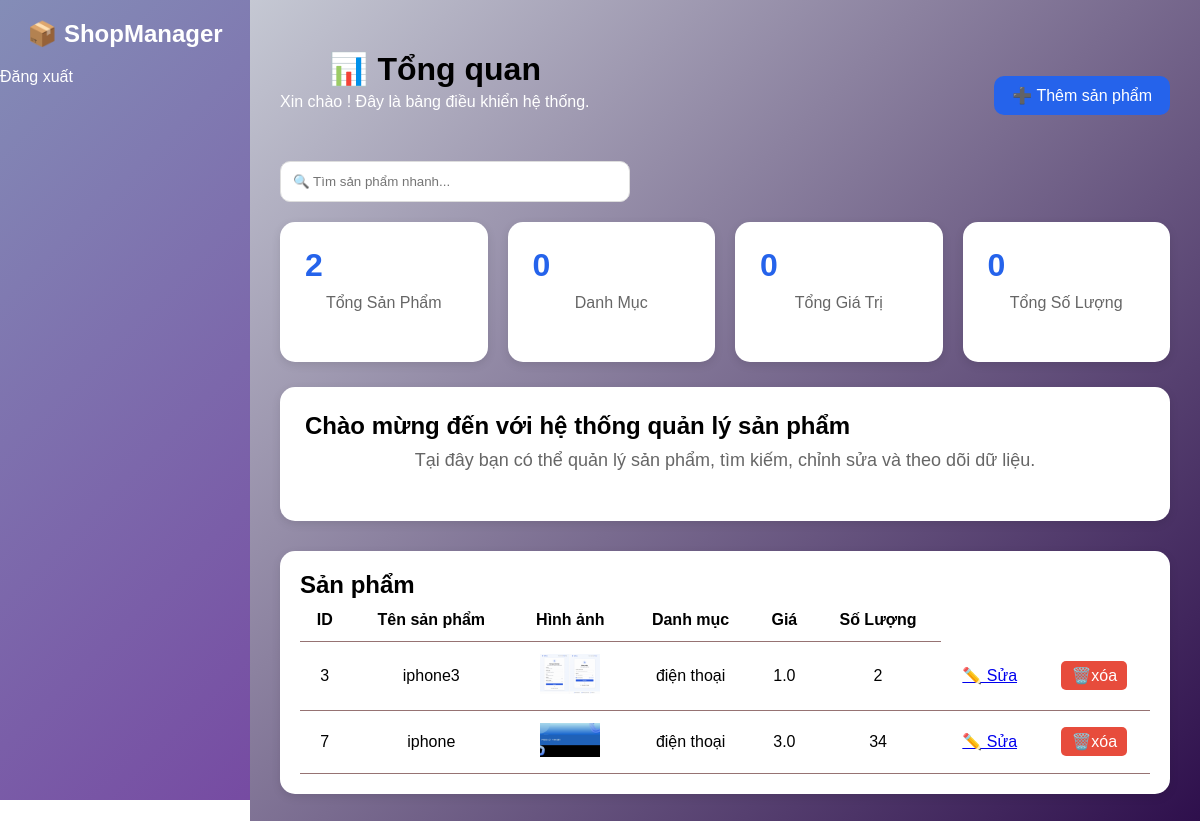
/dashboard, run on the app's committed database.
### tables this page shows
CREATE TABLE products(
        id INTEGER PRIMARY KEY AUTOINCREMENT,
        name TEXT,
        category TEXT,
        price REAL,
        quantity INTEGER,
        code TEXT,
        image TEXT
    );

### app.py (the view, shortened to what this page needs)
@app.route('/dashboard', methods=['GET', 'POST'])
def dashboard():
    conn = sqlite3.connect("products.db")
    c = conn.cursor()
    c.execute("SELECT * FROM products")
    products = c.fetchall()
    conn.close()
    return render_template(
        'dashboard.html',
        products=products,
        total_products=len(products),
        total_category=0,
        total_price=0
    )

### templates/dashboard.html (shortened to what this page needs)
{% extends "base.html" %}
{% block content %}
<body class="dashboard-page"></body>
<div class="dashboard">
    <div class="dashboard-header">
        <div>
            <h1>📊 Tổng quan</h1>
            <p>Xin chào ! Đây là bảng điều khiển hệ thống.</p>
        </div>
        <button class="add-btn"  onclick="toggleForm()">
            ➕ Thêm sản phẩm
        </button>
</div>
    </div>
    <div class="top-search">
        <input
            type="text"
            placeholder="🔍 Tìm sản phẩm nhanh..."
        >
    </div>
    <div class="cards">
        <div class="card-box">
            <h2>{{ total_products }}</h2>
            <p>Tổng Sản Phẩm</p>
        </div>
        <div class="card-box">
            <h2>{{ total_category}}</h2>
            <p>Danh Mục</p>
        </div>
        <div class="card-box">
            <h2>{{ total_price}}</h2>
            <p>Tổng Giá Trị</p>
        </div>
        <div class="card-box">
            <h2>{{ total_price}}</h2>
            <p>Tổng Số Lượng</p>
        </div>
    </div>
    <div class="welcome-box">
        <h2>Chào mừng đến với hệ thống quản lý sản phẩm</h2>
        <p>
            Tại đây bạn có thể quản lý sản phẩm,
            tìm kiếm, chỉnh sửa và theo dõi dữ liệu.
        </p>
    </div>
    <div class="table-container">
        <h2>Sản phẩm </h2>
        <table>
            <thead>
                <tr>
                    <th>ID</th>
                    <th>Tên sản phẩm</th>
                    <th>Hình ảnh</th>
                    <th>Danh mục</th>
                    <th>Giá</th>
                    <th>Số Lượng</th>
                </tr>
            </thead>
 <tbody>
{% for product in products %}
<tr>
<td>{{ product[0] }}</td>
<td>{{ product[1] }}</td>
<td>
    <img
        src="{{ url_for('static',
        filename='uploads/' + product[6]) }}"
        width="60">
</td>
<td>{{ product[2] }}</td>
<td>{{ product[3] }}</td>
<td>{{ product[4] }}</td>
<td>
    <a href="#"
       onclick="editProduct(
       '{{ product[0] }}',
       '{{ product[1] }}',
       '{{ product[2] }}',
       '{{ product[3] }}',
       '{{ product[4] }}',
       '{{ product[5] }}'
       )">
       ✏️ Sửa
    </a>
</td>
    <td>
        <a href="{{ url_for('delete_product', id=product[0]) }}"
           onclick="return confirm('Bạn có chắc muốn xóa sản phẩm này?')"
           class="delete-btn">
            🗑️xóa
        </a>
    </td>
</tr>
</tbody>
{% endfor %}
</table>
    </div>
</div>
{% endblock %}

### templates/base.html (shortened to what this page needs)
<!DOCTYPE html>
<html lang="vi">
<head>
    <link rel="stylesheet"
          href="{{ url_for('static', filename='style.css') }}">
</head>
<body>
<div class="sidebar">
    <h2>📦 ShopManager</h2>
    <a class="menu-item logout" href="/login">
        Đăng xuất
    </a>
</div>
<div class="main-content">
    {% block content %}
    {% endblock %}
</body>
</html>

### static/style.css (style rules this page uses)
* { margin:0; padding:0; box-sizing:border-box; font-family:Arial, sans-serif; }
h1 { text-align:center; margin-top:20px; }
p { text-align:center; color:#666; margin-bottom:25px; }
input { width:100%; padding:12px; border:1px solid #ddd; border-radius:10px; }
button { width:100%; padding:14px; margin-top:25px; border:none; border-radius:10px; background:#2563eb; color:rgb(80, 19, 19); font-size:16px; cursor:pointer; }
body { margin:0; font-family:Arial, sans-serif; }
.sidebar { width:250px; height:100vh; position:fixed; left:0; top:0; background: linear-gradient(135deg,#848db7,#764ba2); color:white; }
.sidebar h2 { text-align:center; padding:20px 0; }
.sidebar a { color:white; text-decoration:none; }
.main-content { margin-left:250px; padding:30px; background: linear-gradient(135deg,#c5c8d3,#2e0f4c); min-height:100vh; }
.cards { display:flex; gap:20px; margin-top:20px; }
.card-box { flex:1; background:white; padding:25px; border-radius:15px; box-shadow:0 3px 10px rgba(0,0,0,.1); }
.card-box h2 { color:#fcfcfc; }
.table-container { margin-top:30px; background:rgb(255, 255, 255); padding:20px; border-radius:15px; box-shadow:0 3px 10px rgba(0,0,0,.1); }
table { width:100%; border-collapse:collapse; }
table th, table td { border-bottom:1px solid #967373; padding:12px; text-align:center; }
.welcome-box p { color: #ffffff; font-size: 18px; font-weight: 500; }
.dashboard-header { display:flex; justify-content:space-between; align-items:center; margin-bottom:25px; }
.dashboard-header h1 { margin-bottom:5px; }
.dashboard-header p { color:#ffffff; }
.add-btn { width:auto; padding:10px 18px; background:#2563eb; color:white; }
.top-search { margin-bottom:20px; }
.top-search input { width:350px; padding:12px; border:1px solid #ddd; border-radius:10px; }
.cards { display:grid; grid-template-columns:repeat(4,1fr); gap:20px; margin-bottom:25px; }
.card-box { background:rgb(255, 255, 255); padding:25px; border-radius:15px; box-shadow:0 3px 10px rgba(0,0,0,.1); }
.card-box h2 { color:#2563eb; font-size:32px; margin-bottom:10px; }
.welcome-box { background:white; padding:25px; border-radius:15px; margin-bottom:25px; box-shadow:0 3px 10px rgba(0,0,0,.1); }
.welcome-box h2 { margin-bottom:10px; }
.welcome-box p { color:#666; }
.delete-btn { background: #e74c3c; color: white; padding: 6px 10px; border-radius: 5px; text-decoration: none; }

### data on the page
products: id "3", name "iphone3", image (picture), category "điện thoại", price "1.0", quantity "2"
products: id "7", name "iphone", image (picture), category "điện thoại", price "3.0", quantity "34"

### other printed values
{{ total_products }} "2"
{{ total_category }} "0"
{{ total_price }} "0"
